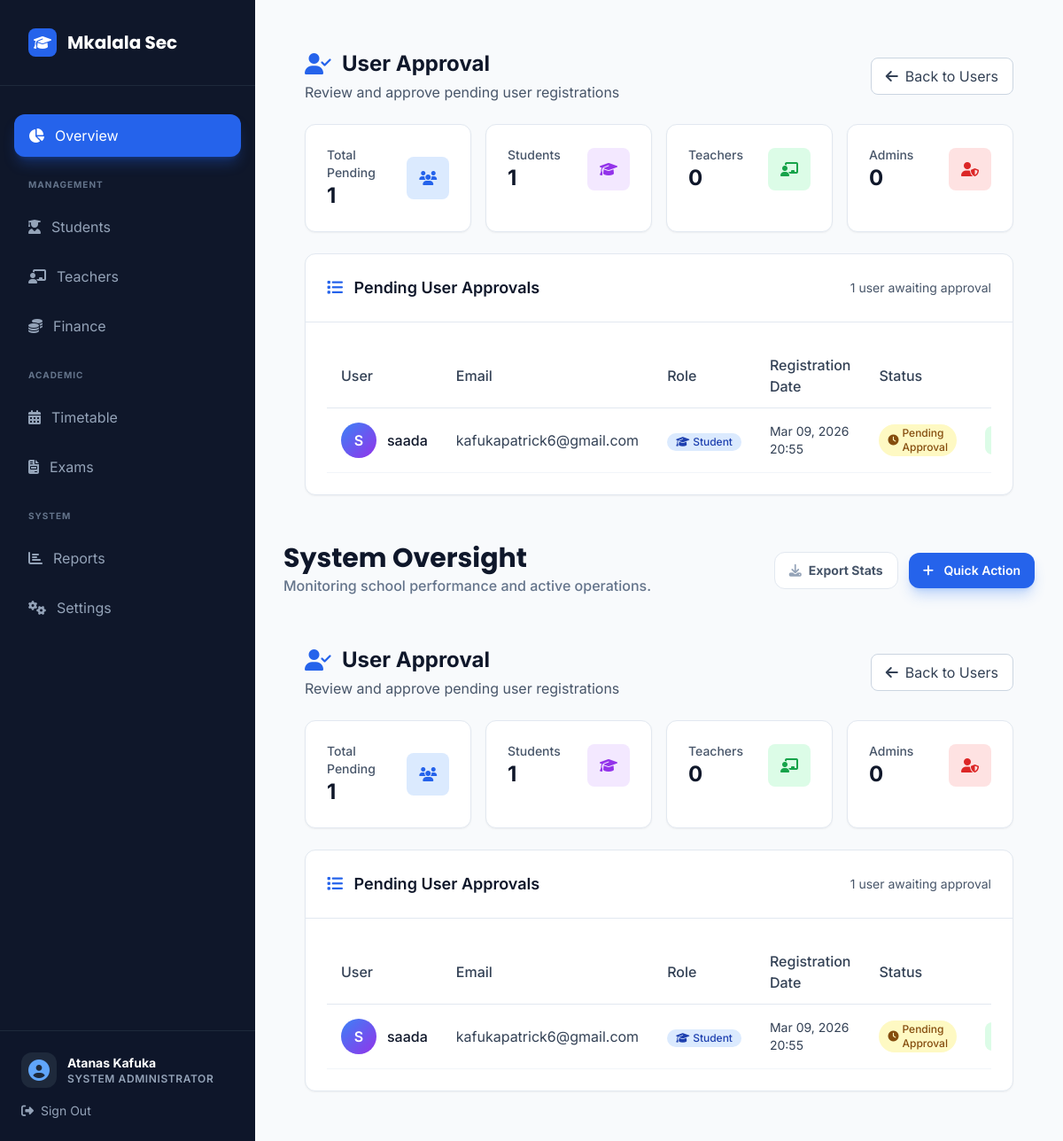
The page /users/pending/ (signed in) on the database as committed earlier.
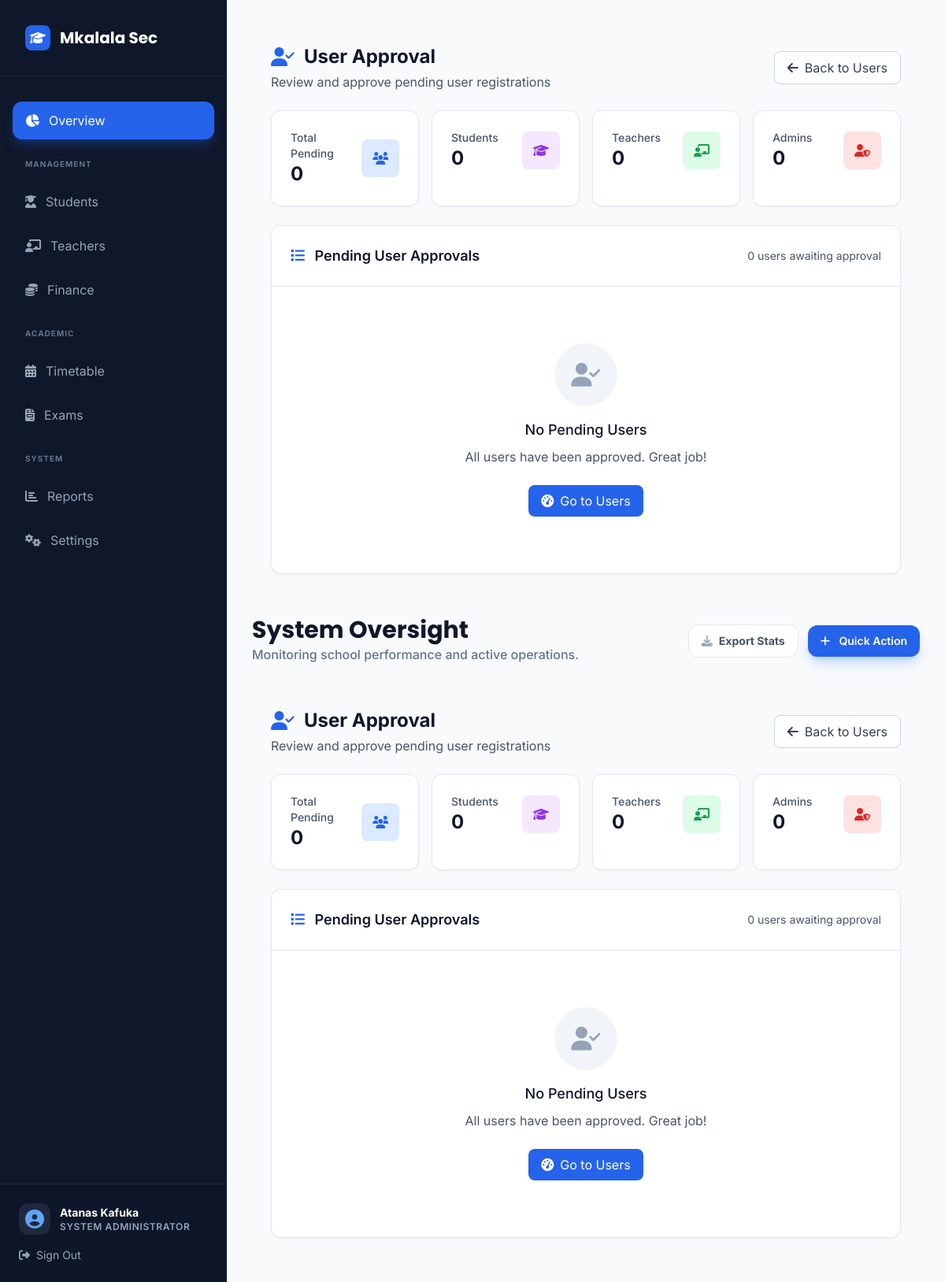
The same page on the database as committed later.
### core/models.py (models this page shows, shortened)
class User(AbstractUser):
    ROLE_CHOICES = [
        ('student', _('Student')),
        ('teacher', _('Teacher')),
        ('headmaster', _('Head of School')),
    ]
    role = models.CharField(max_length=20, choices=ROLE_CHOICES, default='student')
    is_student = models.BooleanField(default=False)
    is_faculty = models.BooleanField(default=False)
    is_parent = models.BooleanField(default=False)
    is_headmaster = models.BooleanField(default=False)
    profile_picture = models.ImageField(upload_to='profile_pictures/', blank=True, null=True)
    groups = models.ManyToManyField(
        Group,
        verbose_name=_('groups'),
        blank=True,
        related_name='custom_user_set',
        related_query_name='custom_user',
    )
    user_permissions = models.ManyToManyField(
        Permission,
        verbose_name=_('user permissions'),
        blank=True,
        related_name='custom_user_set',
        related_query_name='custom_user',
    )

### core/views.py (the view)
# urls.py: path('users/pending/', views.UserApprovalView.as_view(), name='user_approval'),
class UserApprovalView(LoginRequiredMixin, UserPassesTestMixin, ListView):
    model = User
    template_name = 'core/admin_management/admin_user_approval.html'
    context_object_name = 'pending_users'
    def get_queryset(self):
        return User.objects.filter(is_active=False)
    def get_context_data(self, **kwargs):
        context = super().get_context_data(**kwargs)
        pending_users = self.get_queryset()
        context['pending_students_count'] = pending_users.filter(role='student').count()
        context['pending_teachers_count'] = pending_users.filter(role='teacher').count()
        context['pending_admins_count'] = pending_users.filter(role='admin').count()
        return context
    def test_func(self):
        return self.request.user.is_staff

### templates/core/admin_management/admin_user_approval.html (shortened to what the changed rows need)
{% extends 'core/admin_management/admin_dashboard.html' %}
{% load static %}
{% block main_content %}
<div class="p-6">
    <div class="flex justify-between items-center mb-6">
        <div>
            <h1 class="text-2xl font-bold text-slate-900 flex items-center">
                <i class="fas fa-user-check mr-3 text-blue-600"></i>
                User Approval
            </h1>
        </div>
    </div>
    <div class="grid grid-cols-1 md:grid-cols-4 gap-4 mb-6">
        <div class="bg-white rounded-xl shadow-sm border border-slate-200 p-6">
            <div class="flex items-center justify-between">
                <div>
                    <p class="text-sm font-medium text-slate-600">Total Pending</p>
                    <p class="text-2xl font-bold text-slate-900">{{ pending_users|length }}</p>
                </div>
            </div>
        </div>
        <div class="bg-white rounded-xl shadow-sm border border-slate-200 p-6">
            <div class="flex items-center justify-between">
                <div>
                    <p class="text-sm font-medium text-slate-600">Students</p>
                    <p class="text-2xl font-bold text-slate-900">{{ pending_students_count }}</p>
                </div>
            </div>
        </div>
    </div>
    <div class="bg-white rounded-xl shadow-sm border border-slate-200">
        <div class="p-6 border-b border-slate-200">
            <div class="flex justify-between items-center">
                <h2 class="text-lg font-semibold text-slate-900">
                    <i class="fas fa-list mr-2 text-blue-600"></i>
                    Pending User Approvals
                </h2>
                <div class="text-sm text-slate-600">
                    {{ pending_users|length }} user{{ pending_users|length|pluralize }} awaiting approval
                </div>
            </div>
        </div>
        <div class="p-6">
            {% if pending_users %}
                <div class="overflow-x-auto">
                    <table class="w-full">
                        <thead>
                            <tr class="border-b border-slate-200">
                                <th class="text-left py-3 px-4 font-medium text-slate-700">User</th>
                                <th class="text-left py-3 px-4 font-medium text-slate-700">Email</th>
                                <th class="text-left py-3 px-4 font-medium text-slate-700">Role</th>
                                <th class="text-left py-3 px-4 font-medium text-slate-700">Registration Date</th>
                                <th class="text-left py-3 px-4 font-medium text-slate-700">Status</th>
                                <th class="text-center py-3 px-4 font-medium text-slate-700">Actions</th>
                            </tr>
                        </thead>
                        <tbody>
                            {% for user in pending_users %}
                                <tr class="border-b border-slate-100 hover:bg-slate-50 transition-colors">
                                    <td class="py-4 px-4">
                                        <div class="flex items-center">
                                            <div class="w-10 h-10 bg-gradient-to-br from-blue-500 to-purple-600 rounded-full flex items-center justify-center text-white font-semibold">
                                                {{ user.get_full_name|default:user.username|first|upper }}
                                            </div>
                                            <div class="ml-3">
                                                <div class="font-medium text-slate-900">
                                                    {{ user.get_full_name|default:user.username }}
                                                </div>
                                            </div>
                                        </div>
                                    </td>
                                    <td class="py-4 px-4">
                                        <div class="text-slate-700">{{ user.email }}</div>
                                    </td>
                                    <td class="py-4 px-4">
                                        {% if user.role == 'student' %}
                                            <span class="inline-flex items-center px-2.5 py-0.5 rounded-full text-xs font-medium bg-blue-100 text-blue-800">
                                                <i class="fas fa-graduation-cap mr-1"></i>Student
                                            </span>
                                        {% elif user.role == 'teacher' %}
                                            <span class="inline-flex items-center px-2.5 py-0.5 rounded-full text-xs font-medium bg-green-100 text-green-800">
                                                <i class="fas fa-chalkboard-teacher mr-1"></i>Teacher
                                            </span>
                                        {% elif user.role == 'admin' %}
                                            <span class="inline-flex items-center px-2.5 py-0.5 rounded-full text-xs font-medium bg-red-100 text-red-800">
                                                <i class="fas fa-user-shield mr-1"></i>Admin
                                            </span>
                                        {% else %}
                                            <span class="inline-flex items-center px-2.5 py-0.5 rounded-full text-xs font-medium bg-slate-100 text-slate-800">
                                                {{ user.role|title }}
                                            </span>
                                        {% endif %}
                                    </td>
                                    <td class="py-4 px-4">
                                        <div class="text-sm text-slate-700">{{ user.date_joined|date:"M d, Y H:i" }}</div>
                                    </td>
                                    <td class="py-4 px-4">
                                        <span class="inline-flex items-center px-2.5 py-0.5 rounded-full text-xs font-medium bg-yellow-100 text-yellow-800">
                                            <i class="fas fa-clock mr-1"></i>Pending Approval
                                        </span>
                                    </td>
                                    <td class="py-4 px-4">
                                        <div class="flex justify-center space-x-2">
                                            <a href="{% url 'user_approve' user.pk %}"
                                               class="w-8 h-8 rounded-lg bg-green-100 text-green-600 hover:bg-green-200 flex items-center justify-center transition-colors"
                                               title="Approve User"
                                               onclick="return confirm('Are you sure you want to approve {{ user.get_full_name|default:user.username }}?')">
                                            </a>
                                        </div>
                                    </td>
                                </tr>
                            {% endfor %}
                        </tbody>
                    </table>
                </div>
            {% else %}
                <div class="text-center py-12">
                    <div class="w-20 h-20 bg-slate-100 rounded-full flex items-center justify-center mx-auto mb-4">
                        <i class="fas fa-user-check text-3xl text-slate-400"></i>
                    </div>
                    <h3 class="text-lg font-medium text-slate-900 mb-2">No Pending Users</h3>
                    <p class="text-slate-600 mb-6">All users have been approved. Great job!</p>
                    <a href="{% url 'admin_unified_dashboard' page='users' %}"
                       class="inline-flex items-center px-4 py-2 bg-blue-600 text-white rounded-lg hover:bg-blue-700 transition-colors">
                        <i class="fas fa-tachometer-alt mr-2"></i>Go to Users
                    </a>
                </div>
            {% endif %}
        </div>
    </div>
</div>
{% endblock %}

Rows that differ between the two databases and show on the page:
no longer on this page (row edited): User: get_full_name|first "S", get_full_name "saada", email "kafukapatrick6@gmail.com", role "student" (drawn), date_joined "Mar 09, 2026 20:55"
Other text that changed with them:
{{ pending_users|length }}: "1 1" → "0 0"
{{ pending_students_count }}: "1 1" → "0 0"
text no longer shown: "User User Email Email Role Role Registration Date Registration Date Status Status"
text now shown: "No Pending Users No Pending Users All users have been approved. Great job! All users have been approved. Great job! Go to Users Go to Users"
